Frame 1 (no input): blank canvas, image omitted
Frame 60 (no input): blank canvas, image omitted
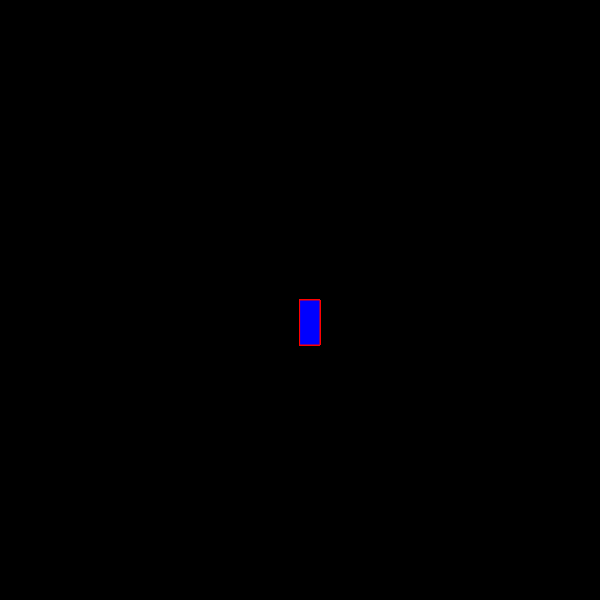
Frame 120 (the mouse pressed at the canvas centre since frame 60)

The p5.js sketch whose frames 1 and 60 were blank and that drew this single picture after the mouse press (run headless with seeded random() and noise() and a simulated clock; from frame 60 on, the mouse is pressed at the canvas centre):

// p5.js sketch
// ── sketch.js
function setup() {
    createCanvas(600, 600);
    background("black");
  }
  
  
  function draw() {
    
    stroke("red");
    fill("blue");
  
    // console.log(mouseIsPressed);
  
    if (mouseIsPressed) {
      rect(mouseX, mouseY, 20, 45);
    }
  }
  
